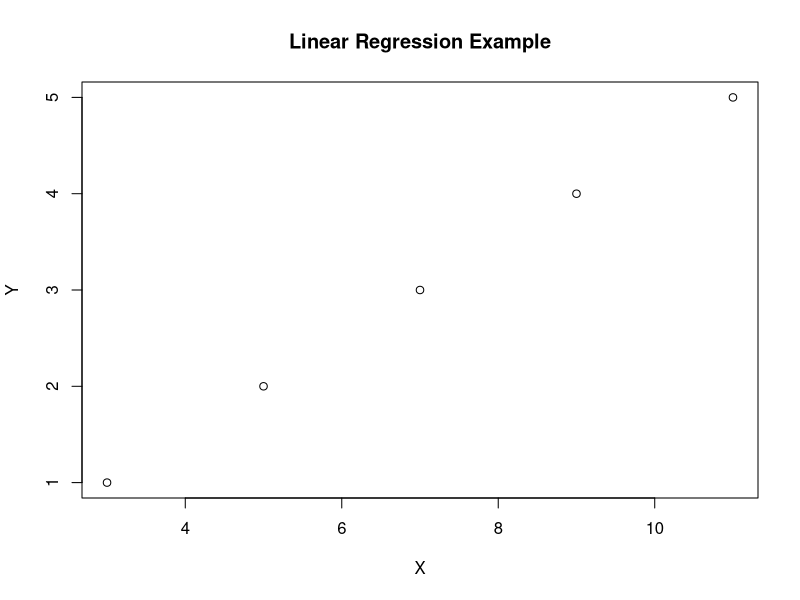
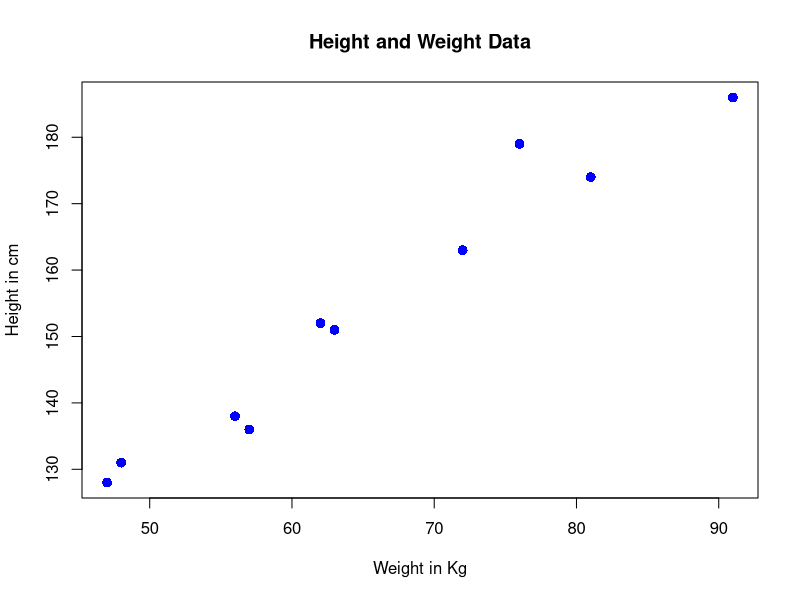
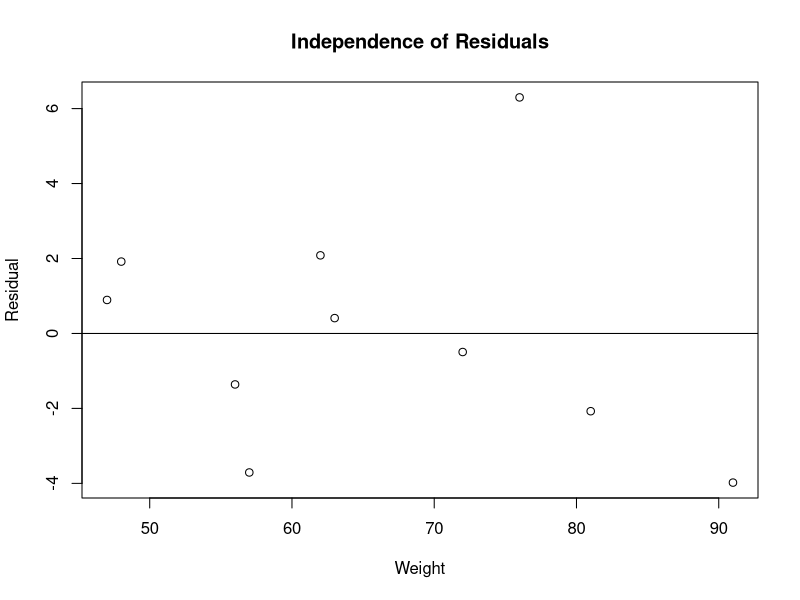
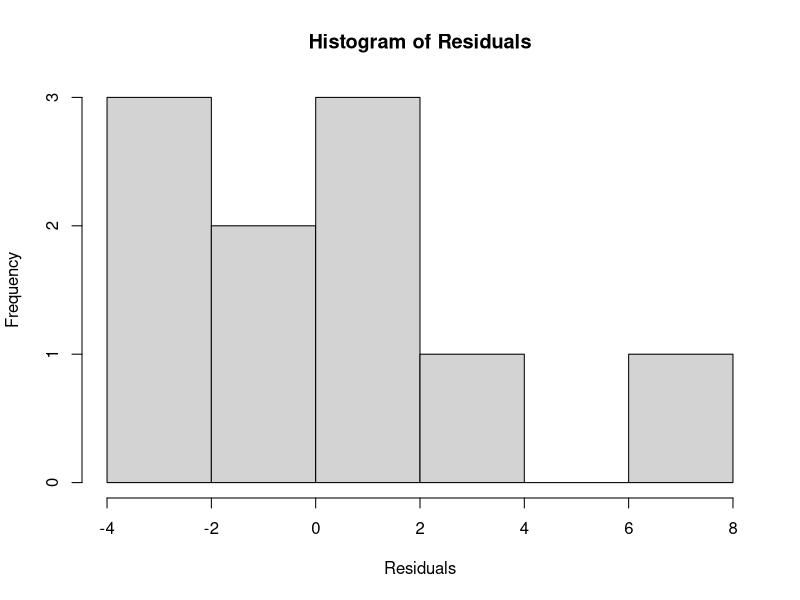

Reproduce these figures in R, in order.
## ---- chunk 1
X = c(3, 5, 7, 9, 11)
Y = c(1, 2, 3, 4, 5)
plot(X,Y, title("Linear Regression Example"))
## ---- chunk 2
height <- c(151, 174, 138, 186, 128, 136, 179, 163, 152, 131)
weight <- c(63, 81, 56, 91, 47, 57, 76, 72, 62, 48)

plot(weight, height, col="blue", main = "Height and Weight Data",
abline(lm(weight~height)), cex = 1.3, pch = 16, xlab = "Weight in Kg", ylab = "Height in cm")

relation <- lm(weight~height)
## ---- chunk 3
expected = -38.4551 + height * 0.6746
df = data.frame(height, weight, expected)
df$residual = expected - weight
print(df)
## ---- chunk 4
plot(df$weight, df$residual, abline(h=0), xlab = "Weight", ylab = "Residual", main = "Independence of Residuals")
## ---- chunk 5
hist(df$residual, xlab = "Residuals", main = "Histogram of Residuals")
## ---- chunk 6
summary(relation)
